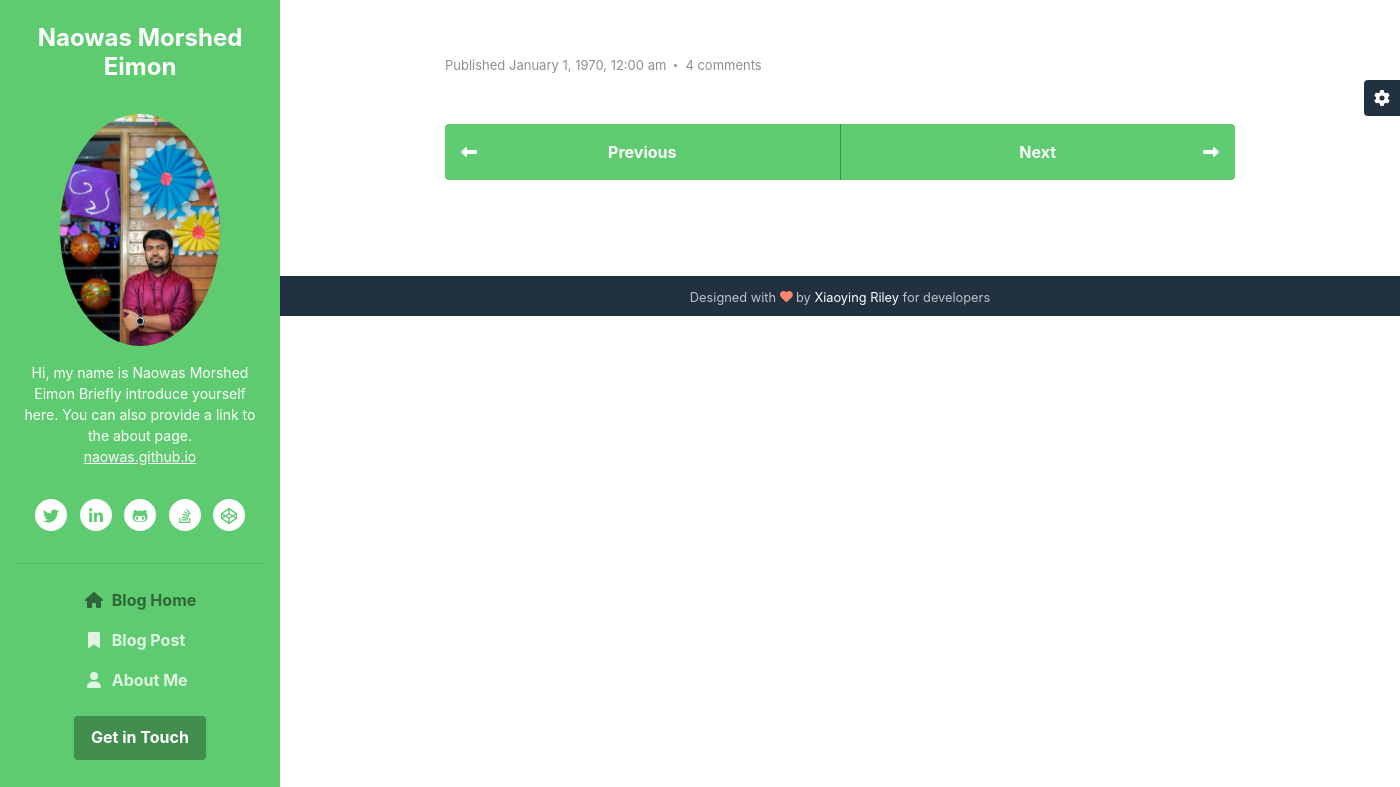
/blog_post.php, run on an earlier commit of the app's database.
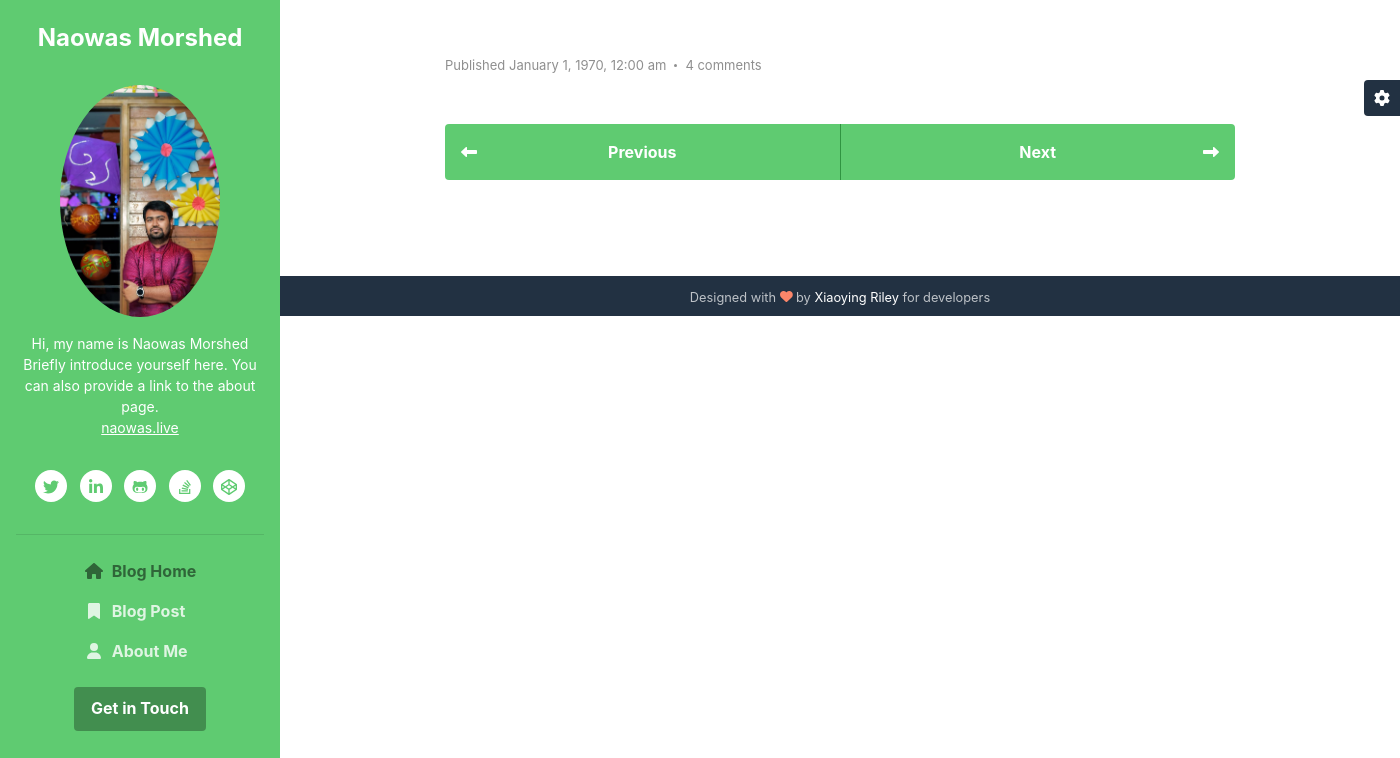
And on a later commit of the database.
### tables this page shows
CREATE TABLE `tbl_portfolio` (
  `id` int(11) NOT NULL,
  `name` varchar(255) NOT NULL,
  `description` varchar(255) NOT NULL,
  `link` varchar(255) NOT NULL,
  `image_path` varchar(255) NOT NULL
);

### class/db.php (called while the page is built, shortened)
<?php
class Database
{
    protected $username = 'root';
    protected $password = '';
    public function __construct()
    {
        try {
            $this->conn = new PDO('mysql:host=localhost;dbname=oopblog', $this->username, $this->password);
        } catch (Exception $e) {
            echo 'Connection failed' . $e->getMessage();
        }
    }
}

### class/blog.class.php (called while the page is built, shortened)
<?php
include 'db.php';
class blogQuery extends Database
{
    public function portfolio(){
        $query = "SELECT * FROM tbl_portfolio  LIMIT 1";
        return $data = $this->conn->query($query);
    }
    public function fetchbyid($id)
	{
		$data = $this->conn->prepare("SELECT * FROM tbl_post WHERE id = :id");
		$data->execute(array (':id' => $id));
    }
}

### class/format.class.php (called while the page is built, shortened)
<?php
class Format
{
    public function formatDate($date)
    {
        return date('F j, Y, g:i a', strtotime($date));
    }
}

### public/portfolio.php (the view, shortened to what this page needs)
<?php
$model = new blogQuery();
$rows = $model->portfolio();
if (!empty($rows)) {
	foreach ($rows as $row) {
		?>
    <header class="header text-center">
	    <h1 class="blog-name pt-lg-4 mb-0"><a href="index.php"><?php echo $row['name']; ?> </a></h1>
	    <nav class="navbar navbar-expand-lg navbar-dark" >
			<div id="navigation" class="collapse navbar-collapse flex-column" >
				<div class="profile-section pt-3 pt-lg-0">
				    <img class="profile-image mb-3 rounded-circle mx-auto" src="../admin/<?php echo $row['image_path']; ?>" alt="image" >
					<div class="bio mb-3">Hi, my name is <?php echo $row['name']; ?> Briefly introduce yourself here. You can also provide a link to the about page.<br><a href="about.php"><?php echo $row['link']; ?></a></div>
					<ul class="social-list list-inline py-3 mx-auto">
			            <li class="list-inline-item"><a href="#"><i class="fab fa-twitter fa-fw"></i></a></li>
			            <li class="list-inline-item"><a href="#"><i class="fab fa-linkedin-in fa-fw"></i></a></li>
			            <li class="list-inline-item"><a href="#"><i class="fab fa-github-alt fa-fw"></i></a></li>
			            <li class="list-inline-item"><a href="#"><i class="fab fa-stack-overflow fa-fw"></i></a></li>
			            <li class="list-inline-item"><a href="#"><i class="fab fa-codepen fa-fw"></i></a></li>
			        </ul>
			        <hr>
				</div>
				<?php
			}
		}
		?>
				<ul class="navbar-nav flex-column text-left">
					<li class="nav-item active">
					    <a class="nav-link" href="index.php"><i class="fas fa-home fa-fw mr-2"></i>Blog Home <span class="sr-only">(current)</span></a>
					</li>
					<li class="nav-item">
					    <a class="nav-link" href="blog-post.php"><i class="fas fa-bookmark fa-fw mr-2"></i>Blog Post</a>
					</li>
					<li class="nav-item">
					    <a class="nav-link" href="about.php"><i class="fas fa-user fa-fw mr-2"></i>About Me</a>
					</li>
				</ul>
				<div class="my-2 my-md-3">
				    <a class="btn btn-primary" href="https://themes.3rdwavemedia.com/" target="_blank">Get in Touch</a>
				</div>
			</div>
		</nav>
    </header>

### public/header.php (shortened to what this page needs)
<?php
include '../class/blog.class.php';
include '../class/format.class.php';
?>
<!DOCTYPE html>
<html lang="en">
<head>
    <link id="theme-style" rel="stylesheet" href="../src/frontend/css/theme-1.css">
</head>

### public/blog_post.php (shortened to what this page needs)
<?php
include 'header.php';
?>
</head>
<body>
<?php
include 'portfolio.php';
?>
    <div class="main-wrapper">
	<?php
                                        $model = new blogQuery;
                                        $id = $_REQUEST['id'];
                                        $row = $model->fetchbyid($id);
                                        ?>
	    <article class="blog-post px-3 py-5 p-md-5">
		    <div class="container">
			    <header class="blog-post-header">
				    <div class="meta mb-3"><span class="date">Published <?php $fm = new Format();
 				echo $fm->formatDate( $row['date']); ?></span><span class="comment"><a href="#">4 comments</a></span></div>
			    </header>
			    <nav class="blog-nav nav nav-justified my-5">
				  <a class="nav-link-prev nav-item nav-link rounded-left" href="index.html">Previous<i class="arrow-prev fas fa-long-arrow-alt-left"></i></a>
				  <a class="nav-link-next nav-item nav-link rounded-right" href="blog-list.html">Next<i class="arrow-next fas fa-long-arrow-alt-right"></i></a>
				</nav>
		    </div>
	    </article>
	    <footer class="footer text-center py-2 theme-bg-dark">
            <small class="copyright">Designed with <i class="fas fa-heart" style="color: #fb866a;"></i> by <a href="http://themes.3rdwavemedia.com" target="_blank">Xiaoying Riley</a> for developers</small>
	    </footer>
    </div>
 <div id="config-panel" class="config-panel d-none d-lg-block">
        <div class="panel-inner">
            <a id="config-trigger" class="config-trigger config-panel-hide text-center" href="#"><i class="fas fa-cog fa-spin mx-auto" data-fa-transform="down-6" ></i></a>
        </div>
    </div>
</body>
</html>

What changed in the data, as far as the page shows it:
removed tbl_portfolio: name "Naowas Morshed Eimon", image_path (picture), link "naowas.github.io"
added tbl_portfolio: name "Naowas Morshed", image_path (picture), link "naowas.live"
